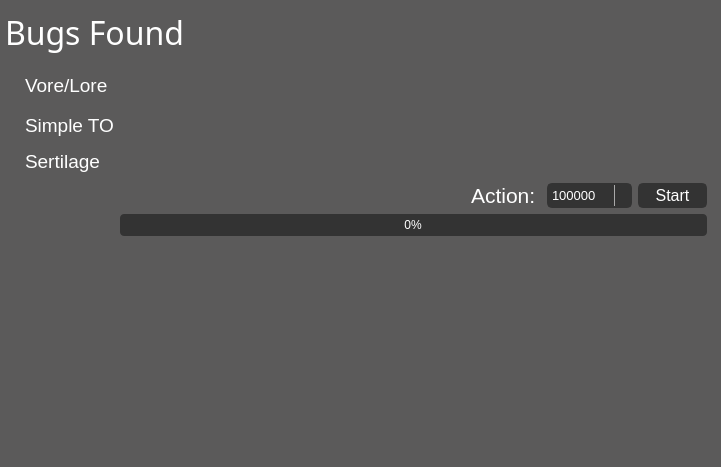
               <widget class="QWidget" name="page_bug">
                <property name="styleSheet">
                 <string notr="true">background:rgb(91,90,90);</string>
                </property>
                <layout class="QVBoxLayout" name="verticalLayout_7">
                 <property name="spacing">
                  <number>5</number>
                 </property>
                 <property name="leftMargin">
                  <number>5</number>
                 </property>
                 <property name="topMargin">
                  <number>5</number>
                 </property>
                 <property name="rightMargin">
                  <number>5</number>
                 </property>
                 <property name="bottomMargin">
                  <number>5</number>
                 </property>
                 <item>
                  <widget class="QLabel" name="lab_Bug">
                   <property name="minimumSize">
                    <size>
                     <width>0</width>
                     <height>55</height>
                    </size>
                   </property>
                   <property name="maximumSize">
                    <size>
                     <width>16777215</width>
                     <height>55</height>
                    </size>
                   </property>
                   <property name="font">
                    <font>
                     <family>Segoe UI Semilight</family>
                     <pointsize>24</pointsize>
                    </font>
                   </property>
                   <property name="styleSheet">
                    <string notr="true">color:rgb(255,255,255);</string>
                   </property>
                   <property name="text">
                    <string>&lt;html&gt;&lt;head/&gt;&lt;body&gt;&lt;p&gt;&lt;span style=&quot; color:#ffffff;&quot;&gt;Bugs Found&lt;/span&gt;&lt;/p&gt;&lt;/body&gt;&lt;/html&gt;</string>
                   </property>
                  </widget>
                 </item>
                 <item>
                  <widget class="QFrame" name="frame_bug_main">
                   <property name="minimumSize">
                    <size>
                     <width>0</width>
                     <height>200</height>
                    </size>
                   </property>
                   <property name="maximumSize">
                    <size>
                     <width>16777215</width>
                     <height>200</height>
                    </size>
                   </property>
                   <property name="frameShape">
                    <enum>QFrame::NoFrame</enum>
                   </property>
                   <property name="frameShadow">
                    <enum>QFrame::Plain</enum>
                   </property>
                   <layout class="QGridLayout" name="gridLayout">
                    <item row="0" column="1">
                     <widget class="QLabel" name="lab_bug1">
                      <property name="minimumSize">
                       <size>
                        <width>0</width>
                        <height>0</height>
                       </size>
                      </property>
                      <property name="maximumSize">
                       <size>
                        <width>16777215</width>
                        <height>16777215</height>
                       </size>
                      </property>
                      <property name="font">
                       <font>
                        <family>Segoe UI</family>
                        <pointsize>14</pointsize>
                       </font>
                      </property>
                      <property name="styleSheet">
                       <string notr="true">color:rgb(255,255,255);</string>
                      </property>
                      <property name="text">
                       <string>&lt;html&gt;&lt;head/&gt;&lt;body&gt;&lt;p&gt;&lt;span style=&quot; color:#ffffff;&quot;&gt;Vore/Lore&lt;/span&gt;&lt;/p&gt;&lt;/body&gt;&lt;/html&gt;</string>
                      </property>
                      <property name="alignment">
                       <set>Qt::AlignLeading|Qt::AlignLeft|Qt::AlignTop</set>
                      </property>
                     </widget>
                    </item>
                    <item row="3" column="9">
                     <widget class="QPushButton" name="bn_bug_start">
                      <property name="minimumSize">
                       <size>
                        <width>69</width>
                        <height>25</height>
                       </size>
                      </property>
                      <property name="maximumSize">
                       <size>
                        <width>69</width>
                        <height>25</height>
                       </size>
                      </property>
                      <property name="font">
                       <font>
                        <family>Segoe UI</family>
                        <pointsize>12</pointsize>
                       </font>
                      </property>
                      <property name="styleSheet">
                       <string notr="true">QPushButton {
	border: 2px solid rgb(51,51,51);
	border-radius: 5px;	
	color:rgb(255,255,255);
	background-color: rgb(51,51,51);
}
QPushButton:hover {
	border: 2px solid rgb(0,143,150);
	background-color: rgb(0,143,150);
}
QPushButton:pressed {	
	border: 2px solid rgb(0,143,150);
	background-color: rgb(51,51,51);
}

QPushButton:disabled {	
	border-radius: 5px;	
	border: 2px solid rgb(112,112,112);
	background-color: rgb(112,112,112);
}</string>
                      </property>
                      <property name="text">
                       <string>Start</string>
                      </property>
                      <property name="checkable">
                       <bool>false</bool>
                      </property>
                      <property name="flat">
                       <bool>true</bool>
                      </property>
                     </widget>
                    </item>
                    <item row="2" column="0">
                     <widget class="QLabel" name="lab_bullet3">
                      <property name="maximumSize">
                       <size>
                        <width>5</width>
                        <height>16777215</height>
                       </size>
                      </property>
                      <property name="text">
                       <string/>
                      </property>
                      <property name="pixmap">
                       <pixmap>icons/1x/bulletAsset 54.png</pixmap>
                      </property>
                     </widget>
                    </item>
                    <item row="1" column="0">
                     <widget class="QLabel" name="lab_bullet2">
                      <property name="maximumSize">
                       <size>
                        <width>5</width>
                        <height>16777215</height>
                       </size>
                      </property>
                      <property name="text">
                       <string/>
                      </property>
                      <property name="pixmap">
                       <pixmap>icons/1x/bulletAsset 54.png</pixmap>
                      </property>
                     </widget>
                    </item>
                    <item row="2" column="1">
                     <widget class="QLabel" name="lab_bug3">
                      <property name="font">
                       <font>
                        <family>Segoe UI</family>
                        <pointsize>14</pointsize>
                       </font>
                      </property>
                      <property name="text">
                       <string>&lt;html&gt;&lt;head/&gt;&lt;body&gt;&lt;p&gt;&lt;span style=&quot; color:#ffffff;&quot;&gt;Sertilage&lt;/span&gt;&lt;/p&gt;&lt;/body&gt;&lt;/html&gt;</string>
                      </property>
                     </widget>
                    </item>
                    <item row="5" column="7">
                     <spacer name="horizontalSpacer">
                      <property name="orientation">
                       <enum>Qt::Horizontal</enum>
                      </property>
                      <property name="sizeHint" stdset="0">
                       <size>
                        <width>421</width>
                        <height>20</height>
                       </size>
                      </property>
                     </spacer>
                    </item>
                    <item row="0" column="0">
                     <widget class="QLabel" name="lab_bullet">
                      <property name="maximumSize">
                       <size>
                        <width>5</width>
                        <height>16777215</height>
                       </size>
                      </property>
                      <property name="text">
                       <string/>
                      </property>
                      <property name="pixmap">
                       <pixmap>icons/1x/bulletAsset 54.png</pixmap>
                      </property>
                      <property name="alignment">
                       <set>Qt::AlignCenter</set>
                      </property>
                     </widget>
                    </item>
                    <item row="1" column="1">
                     <widget class="QLabel" name="lab_bug2">
                      <property name="font">
                       <font>
                        <family>Segoe UI</family>
                        <pointsize>14</pointsize>
                       </font>
                      </property>
                      <property name="styleSheet">
                       <string notr="true">color:rgb(255,255,255);</string>
                      </property>
                      <property name="text">
                       <string>&lt;html&gt;&lt;head/&gt;&lt;body&gt;&lt;p&gt;&lt;span style=&quot; color:#ffffff;&quot;&gt;Simple TO&lt;/span&gt;&lt;/p&gt;&lt;/body&gt;&lt;/html&gt;</string>
                      </property>
                     </widget>
                    </item>
                    <item row="3" column="7">
                     <widget class="QLabel" name="lab_bug_action">
                      <property name="minimumSize">
                       <size>
                        <width>0</width>
                        <height>20</height>
                       </size>
                      </property>
                      <property name="maximumSize">
                       <size>
                        <width>16777215</width>
                        <height>30</height>
                       </size>
                      </property>
                      <property name="font">
                       <font>
                        <family>Segoe UI</family>
                        <pointsize>16</pointsize>
                       </font>
                      </property>
                      <property name="styleSheet">
                       <string notr="true">color:rgb(255,255,255);</string>
                      </property>
                      <property name="text">
                       <string>&lt;html&gt;&lt;head/&gt;&lt;body&gt;&lt;p&gt;&lt;span style=&quot; color:#ffffff;&quot;&gt;Action: &lt;/span&gt;&lt;/p&gt;&lt;/body&gt;&lt;/html&gt;</string>
                      </property>
                      <property name="alignment">
                       <set>Qt::AlignRight|Qt::AlignTrailing|Qt::AlignVCenter</set>
                      </property>
                     </widget>
                    </item>
                    <item row="4" column="7" colspan="3">
                     <widget class="QProgressBar" name="progressBar_bug">
                      <property name="enabled">
                       <bool>true</bool>
                      </property>
                      <property name="styleSheet">
                       <string notr="true">QProgressBar
{
	color:rgb(255,255,255);
	background-color :rgb(51,51,51);
	border : 2px;
	border-radius:4px;
}

QProgressBar::chunk{
	border : 2px;
	border-radius:4px;
	background-color:rgb(0,143,170);
}</string>
                      </property>
                      <property name="value">
                       <number>0</number>
                      </property>
                      <property name="alignment">
                       <set>Qt::AlignCenter</set>
                      </property>
                      <property name="textVisible">
                       <bool>true</bool>
                      </property>
                      <property name="orientation">
                       <enum>Qt::Horizontal</enum>
                      </property>
                      <property name="invertedAppearance">
                       <bool>false</bool>
                      </property>
                      <property name="textDirection">
                       <enum>QProgressBar::TopToBottom</enum>
                      </property>
                     </widget>
                    </item>
                    <item row="3" column="8">
                     <widget class="QComboBox" name="comboBox_bug">
                      <property name="maximumSize">
                       <size>
                        <width>16777215</width>
                        <height>25</height>
                       </size>
                      </property>
                      <property name="font">
                       <font>
                        <family>Segoe UI</family>
                        <pointsize>10</pointsize>
                       </font>
                      </property>
                      <property name="styleSheet">
                       <string notr="true">QComboBox {
	border: 2px solid rgb(51,51,51);
	border-radius: 5px;	
	color:rgb(255,255,255);
	background-color: rgb(51,51,51);
}

QComboBox:hover {
	border: 2px solid rgb(0,143,170);
	border-radius: 5px;	
	color:rgb(255,255,255);
	background-color: rgb(0,143,170);
}

QComboBox:!editable, QComboBox::drop-down:editable {
	background: rgb(51,51,51);
}

QComboBox:!editable:on, QComboBox::drop-down:editable:on {
    background:rgb(51,51,51);
}

QComboBox:on { /* shift the text when the popup opens */
    padding-top: 3px;
    padding-left: 4px;
}

QComboBox::drop-down {
    subcontrol-origin: padding;
    subcontrol-position: top right;
    width: 15px;

    border-left-width: 1px;
    border-left-color: darkgray;
    border-left-style: solid; /* just a single line */
    border-top-right-radius: 5px; /* same radius as the QComboBox */
    border-bottom-right-radius: 5px;
}

QComboBox::down-arrow {
    image: url(icons/1x/arrow.png);
}

QComboBox::down-arrow:on { /* shift the arrow when popup is open */
    top: 1px;
    left: 1px;
}

QComboBox::drop-down {
    background:rgb(51,51,51);
}

</string>
                      </property>
                      <property name="sizeAdjustPolicy">
                       <enum>QComboBox::AdjustToContents</enum>
                      </property>
                      <property name="frame">
                       <bool>false</bool>
                      </property>
                      <property name="modelColumn">
                       <number>0</number>
                      </property>
                      <item>
                       <property name="text">
                        <string>100000</string>
                       </property>
                      </item>
                      <item>
                       <property name="text">
                        <string>1000000</string>
                       </property>
                      </item>
                      <item>
                       <property name="text">
                        <string>10000000</string>
                       </property>
                      </item>
                      <item>
                       <property name="text">
                        <string>100000000</string>
                       </property>
                      </item>
                     </widget>
                    </item>
                   </layout>
                  </widget>
                 </item>
                 <item>
                  <spacer name="verticalSpacer">
                   <property name="orientation">
                    <enum>Qt::Vertical</enum>
                   </property>
                   <property name="sizeHint" stdset="0">
                    <size>
                     <width>20</width>
                     <height>197</height>
                    </size>
                   </property>
                  </spacer>
                 </item>
                </layout>
               </widget>
